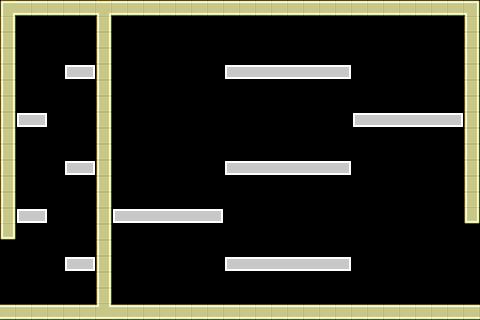

A level layout from a 2D game, rendered from its tile map. Below: a short description, then the map file with tile-grid data replaced by summaries:
An orthogonal 30x20 tile map with 16x16 px tiles, 2 tile layers (bricks, solidbricks), 2 tilesets and 16 objects (6x PowerUpSpawnPoint, 3x runningChaserEnemySpawnPoint, 3x StarInGameCurrency, TimeBomb, ExitDoor, ...).

<map version="1.0" orientation="orthogonal" width="30" height="20" tilewidth="16" tileheight="16">
 <tileset firstgid="1" name="TileSetTemplate" tilewidth="16" tileheight="16">
  <image source="TileSetTemplate.png" width="64" height="64" />
 </tileset>
 <tileset firstgid="17" name="TileSetTemplateSolid" tilewidth="16" tileheight="16">
  <image source="TileSetTemplateSolid.png" width="64" height="64" />
 </tileset>
 <layer name="bricks" width="30" height="20">
  <data>[600 cells, 48 non-empty, 3 distinct tile ids]</data>
 </layer>
 <layer name="solidbricks" width="30" height="20">
  <data>[600 cells, 105 non-empty, 7 distinct tile ids]</data>
 </layer>
 <objectgroup name="Objects" width="30" height="20">
  <object x="441" y="107" height="1" />
  <object name="TimeBomb" x="80" y="43">
   <properties>
    <property name="TimeBomb" value="1" />
   </properties>
  </object>
  <object name="ExitDoor" x="274" y="43">
   <properties>
    <property name="ExitDoor" value="1" />
   </properties>
  </object>
  <object name="runningChaserEnemySpawnPoint" x="270" y="145">
   <properties>
    <property name="runningChaserEnemySpawnPoint" value="1" />
   </properties>
  </object>
  <object name="runningChaserEnemySpawnPoint" x="278" y="242">
   <properties>
    <property name="runningChaserEnemySpawnPoint" value="1" />
   </properties>
  </object>
  <object name="runningChaserEnemySpawnPoint" x="273" y="56">
   <properties>
    <property name="runningChaserEnemySpawnPoint" value="1" />
   </properties>
  </object>
  <object name="SpawnPoint" x="137" y="284">
   <properties>
    <property name="SpawnPoint" value="1" />
   </properties>
  </object>
  <object name="StarInGameCurrency" x="338" y="140">
   <properties>
    <property name="StarInGameCurrency" value="1" />
   </properties>
  </object>
  <object name="StarInGameCurrency" x="237" y="33">
   <properties>
    <property name="StarInGameCurrency" value="1" />
   </properties>
  </object>
  <object name="StarInGameCurrency" x="332" y="197">
   <properties>
    <property name="StarInGameCurrency" value="1" />
   </properties>
  </object>
  <object name="PowerUpSpawnPoint" x="59" y="108">
   <properties>
    <property name="PowerUpSpawnPoint" value="0" />
   </properties>
  </object>
  <object name="PowerUpSpawnPoint" x="59" y="130">
   <properties>
    <property name="PowerUpSpawnPoint" value="1" />
   </properties>
  </object>
  <object name="PowerUpSpawnPoint" x="123" y="142">
   <properties>
    <property name="PowerUpSpawnPoint" value="2" />
   </properties>
  </object>
  <object name="PowerUpSpawnPoint" x="140" y="142">
   <properties>
    <property name="PowerUpSpawnPoint" value="3" />
   </properties>
  </object>
  <object name="PowerUpSpawnPoint" x="159" y="143">
   <properties>
    <property name="PowerUpSpawnPoint" value="4" />
   </properties>
  </object>
  <object name="PowerUpSpawnPoint" x="181" y="143">
   <properties>
    <property name="PowerUpSpawnPoint" value="5" />
   </properties>
  </object>
 </objectgroup>
</map>